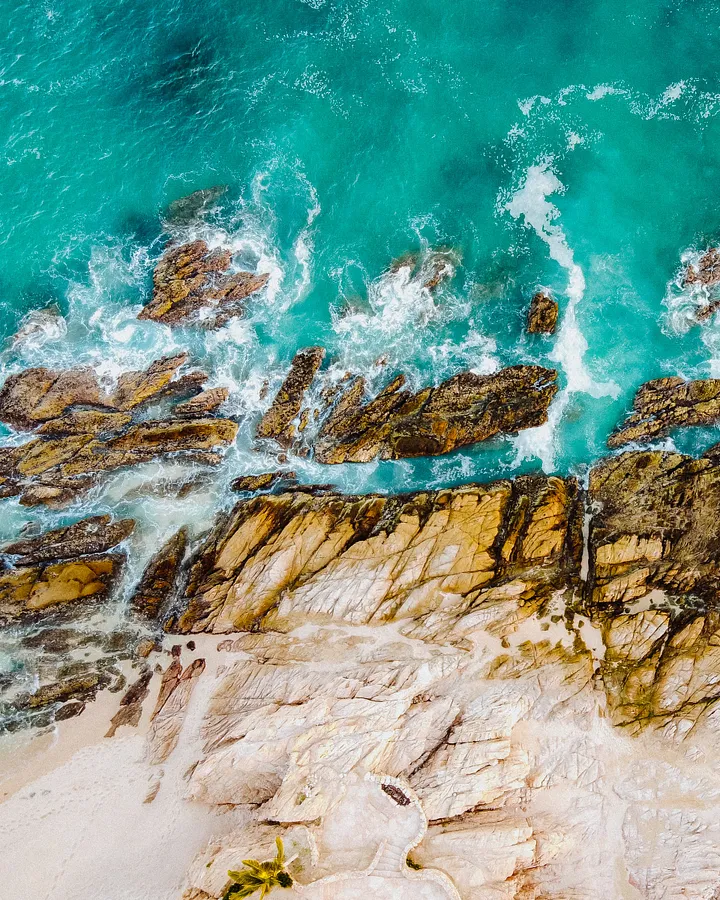
#> input picture basic/testimage.jpeg, 720 x 900 px
$ python edge.py
#> lines starting #> are read from the running program, lines starting #| are printed output that depends on the picture
import cv2
import numpy as np

FILE_NAME = 'testimage.jpeg'
try:
	# Read image from disk.
	img = cv2.imread(FILE_NAME)
#> img is the input picture: shape (900, 720, 3); mean B, G, R 140.8, 153.8, 116.1

	# Canny edge detection.
	res = cv2.Canny(img, 100, 200)
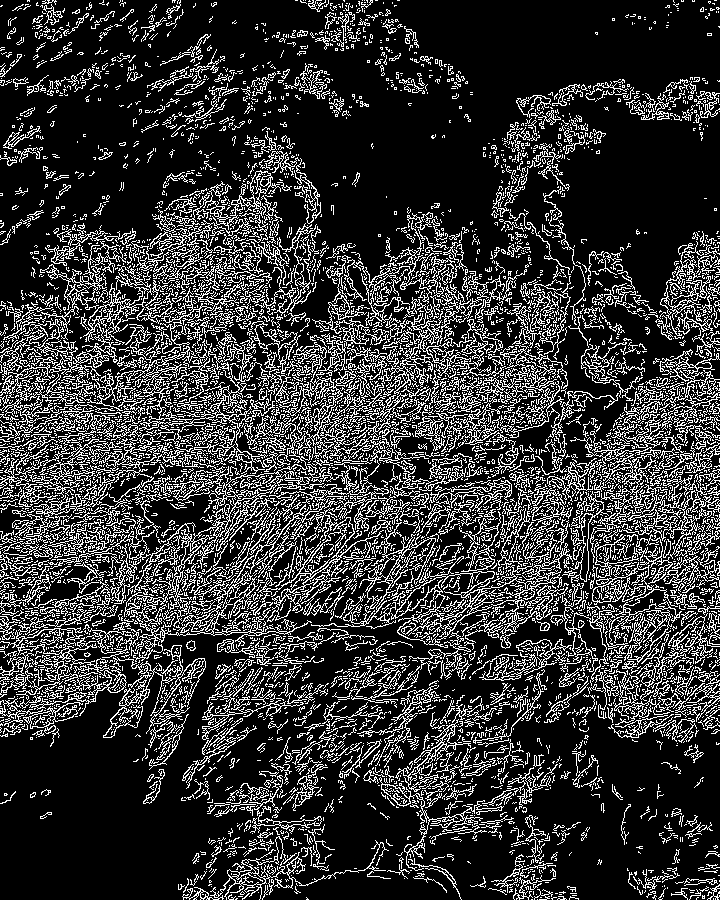
#> res: shape (900, 720); 20.7% white in thin lines or dots

	# Write image back to disk.
	cv2.imshow("Result",res)
	cv2.waitKey(0)
except IOError:
	print ('Error while reading files !!!')
